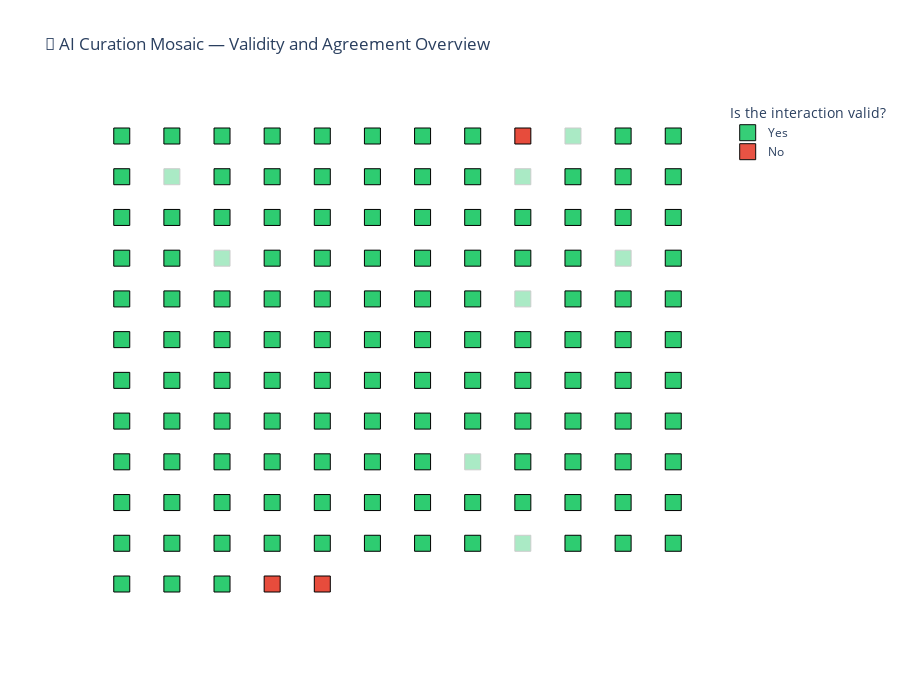

Notebook code cell kept with this figure:
### Markdown cell above
#### Mosaic

### Code cell
import pandas as pd
import plotly.express as px
import numpy as np
df = df.sort_values(['Did answer come from abstract or full text?', 'gene_name'])

# --- Preprocessing ---
df['interaction_type'] = df['interaction_type'].str.upper()
df['Inhibiting/Activating?'] = df['Inhibiting/Activating?'].str.upper()

# Whether AI agrees with human label
df['Agreement'] = df['interaction_type'] == df['Inhibiting/Activating?']

# Map validity to colors
df['Validity_Color'] = df['Is the interaction valid?'].map({'Yes': '#2ECC71', 'No': '#E74C3C'})

# Map agreement to opacity (1 = full agreement, 0.4 = disagreement)
df['Opacity'] = df['Agreement'].map({True: 1.0, False: 0.4})

# --- Grid layout ---
n = len(df)
cols = int(np.ceil(np.sqrt(n)))   # roughly square layout
rows = int(np.ceil(n / cols))

# Assign grid coordinates
df['x'] = np.tile(np.arange(cols), rows)[:n]
df['y'] = np.repeat(np.arange(rows), cols)[:n]

fig = px.scatter(
    df,
    x='x',
    y='y',
    color='Is the interaction valid?',
    color_discrete_map={'Yes': '#2ECC71', 'No': '#E74C3C'},
    opacity=df['Opacity'],
    symbol_sequence=['square'],
    hover_data={
        'pmid': True,
        'drug_name': True,
        'gene_name': True,
        'interaction_type': True,
        'Inhibiting/Activating?': True,
        'Is the interaction valid?': True,
        'Did answer come from abstract or full text?': True,
        'Agreement': True,
        'x': False,
        'y': False
    },
    title='🧠 AI Curation Mosaic — Validity and Agreement Overview'
)



fig.update_traces(marker=dict(size=16, line=dict(width=0.5, color='black')))
fig.update_layout(
    yaxis=dict(autorange='reversed', visible=False),
    xaxis=dict(visible=False),
    plot_bgcolor='white',
    showlegend=True,
    height=700,
)

df['Outline'] = df['Agreement'].map({True: 'black', False: 'gray'})
fig.update_traces(marker=dict(size=16, line=dict(width=1, color=df['Outline'])))



fig.show()

### Figure 1 — Plotly figure (JSON) as saved in the notebook; plotly's stock layout.template omitted (floating-point values rounded to 4 significant figures; data arrays with more than 128 entries replaced by an {"elided": "..."} marker saying what was removed)
{"data": [{"customdata": {"elided": "134x8 mixed values"}, "hovertemplate": "Is the interaction valid?=%{customdata[5]}<br>pmid=%{customdata[0]}<br>drug_name=%{customdata[1]}<br>gene_name=%{customdata[2]}<br>interaction_type=%{customdata[3]}<br>Inhibiting/Activating?=%{customdata[4]}<br>Did answer come from abstract or full text?=%{customdata[6]}<br>Agreement=%{customdata[7]}<extra></extra>", "legendgroup": "Yes", "marker": {"color": "#2ECC71", "line": {"color": {"elided": "137 str values"}, "width": 1}, "opacity": {"elided": "137 float values"}, "size": 16, "symbol": "square"}, "mode": "markers", "name": "Yes", "orientation": "v", "showlegend": true, "type": "scatter", "x": {"elided": "134 int values"}, "xaxis": "x", "y": {"elided": "134 int values"}, "yaxis": "y"}, {"customdata": [[24411988, "Therapeutic Androgen", "AR", "ACTIVATING", null, "No", "Abstract", false], [31032363, "oxygen", "GPX1", "INHIBITING", null, "No", null, false], [31078780, "lactate", "LDHA", "ACTIVATING", null, "No", null, false]], "hovertemplate": "Is the interaction valid?=%{customdata[5]}<br>pmid=%{customdata[0]}<br>drug_name=%{customdata[1]}<br>gene_name=%{customdata[2]}<br>interaction_type=%{customdata[3]}<br>Inhibiting/Activating?=%{customdata[4]}<br>Did answer come from abstract or full text?=%{customdata[6]}<br>Agreement=%{customdata[7]}<extra></extra>", "legendgroup": "No", "marker": {"color": "#E74C3C", "line": {"color": {"elided": "137 str values"}, "width": 1}, "opacity": {"elided": "137 float values"}, "size": 16, "symbol": "square"}, "mode": "markers", "name": "No", "orientation": "v", "showlegend": true, "type": "scatter", "x": [8, 3, 4], "xaxis": "x", "y": [0, 11, 11], "yaxis": "y"}], "layout": {"height": 700, "legend": {"title": {"text": "Is the interaction valid?"}, "tracegroupgap": 0}, "plot_bgcolor": "white", "showlegend": true, "title": {"text": "🧠 AI Curation Mosaic — Validity and Agreement Overview"}, "xaxis": {"anchor": "y", "domain": [0, 1], "title": {"text": "x"}, "visible": false}, "yaxis": {"anchor": "x", "autorange": "reversed", "domain": [0, 1], "title": {"text": "y"}, "visible": false}}}
